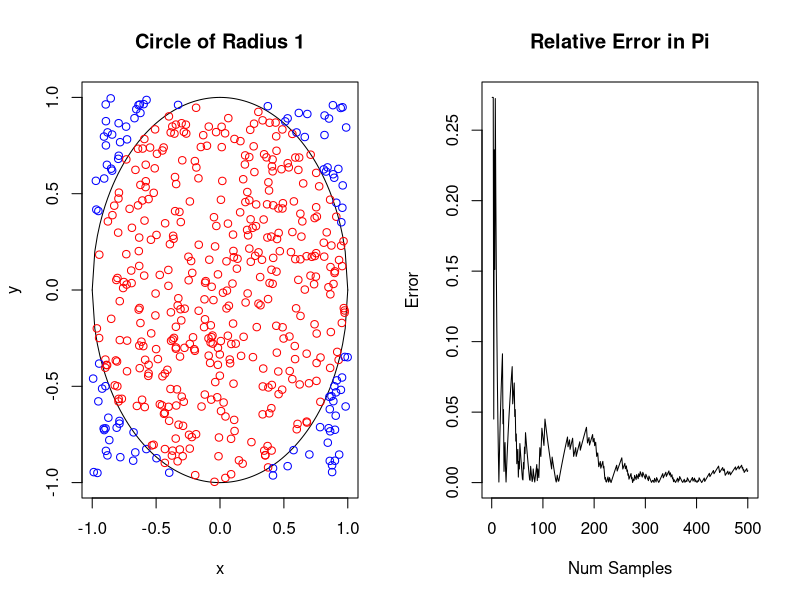

Reproduce this figure in R.
#Monte Carlo Integration 2D Calculate PI

#Goal: Write a Monte Carlo integrator for a 1D Function
#      (1) Calculus (By Hand)
#      (2) Numerical Integration (R Tools)
#      (3) Monte Carlo Integration

#Function Under Consideration:
fVal <- function(x,y) {x^2+y^2} #<-- Will change based on function

minX =-1;
maxX = 1;

minY = -1;
maxY = 1;

#####################
# Plot the Function #
#####################

par(mfrow=c(1,2))    # set the plotting area into a 1*2 array

x <- seq(-1,1,length=100)
plot(x,sqrt(1 - x^2),type='l',col='black',
     xlim=c(-1,1),ylim=c(-1,1),xlab="x",ylab="y",
     main="Circle of Radius 1")
lines(x,-sqrt(1 - x^2),type='l',col='black')

#######################
# Monte Carlo Sampler #
#######################

maxSamples = 500;

xVals=runif(maxSamples,minX,maxX);
yVals=runif(maxSamples,minY,maxY);

runningIntegral = rep(0,maxSamples);

boxArea = (maxX - minX)*(maxY - minY);

numPointsUnderCurve = 0;
for (j in seq(from=1,to=maxSamples,by=1))
{
  if(fVal(xVals[j],yVals[j])<1 ){
    numPointsUnderCurve = numPointsUnderCurve +1;
    points(xVals[j],yVals[j],col='red')
  }
  else{
    points(xVals[j],yVals[j],col='blue')
  }
  runningIntegral[j] =  (numPointsUnderCurve/j)*boxArea
}

plot(seq(1,maxSamples,1),abs(runningIntegral-pi)/pi,
     type = 'l',col='black',
     main="Relative Error in Pi",ylab="Error",
     xlab="Num Samples")

monteCarloIntegral = (numPointsUnderCurve/maxSamples)*boxArea;

cat("Monte Carlo Integration", "\t= ",monteCarloIntegral,"\n")

